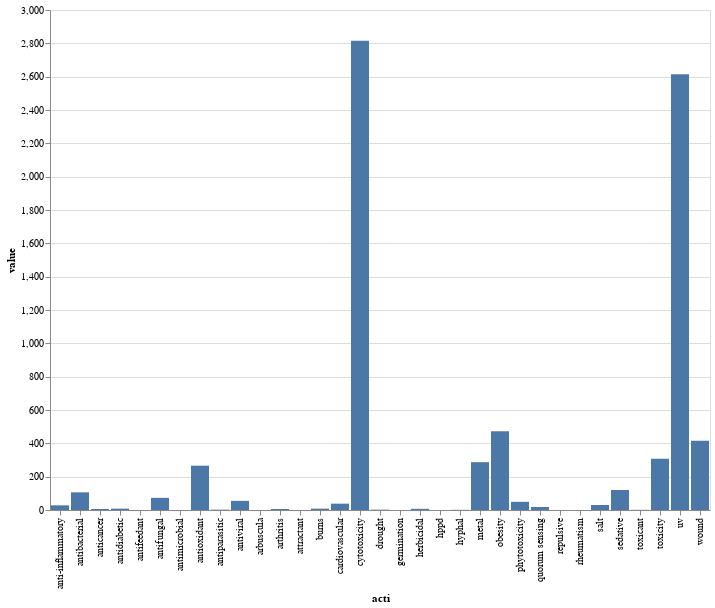

The notebook cell this image was saved under:
### Code cell
min_value = 0
max_value = 1000

testGraph = filtre.keep_with_or_without(dataset, "w/")
comp = list(testGraph.index.get_level_values(1))

slider = alt.binding_range(min=min_value, max=max_value, step=1)
select_slider = alt.selection_single(name="slider", fields=['cutoff'],
                                   bind=slider, init={'cutoff': 0})


input_dropdown = alt.binding_select(options=list(comp), name='selection')
selection = alt.selection_single(name="selection", fields=['com'], bind=input_dropdown, init={'com': list(comp)[0]})

vbar_test = alt.Chart(source).mark_bar().encode(
    x='acti:N',
    # use :Q to force the column to be sort 
    y='value:Q',
).properties(
    height= 500
).add_selection(selection, select_slider).transform_filter(
    'selection.com == datum.com && datum.value >= slider.cutoff[0]'
)


vbar_test.save('json_chart/vbar.json')
vbar_test

### Figure 1 — Vega-Lite specification as saved in the notebook (floating-point values rounded to 4 significant figures; data arrays with more than 128 entries replaced by an {"elided": "..."} marker saying what was removed)
{"config": {"view": {"continuousWidth": 400, "continuousHeight": 300}}, "data": {"name": "data-a154ef25af340437f511442f1bcf0c50"}, "mark": "bar", "encoding": {"x": {"field": "acti", "type": "nominal"}, "y": {"field": "value", "type": "quantitative"}}, "height": 500, "selection": {"selection": {"type": "single", "fields": ["com"], "bind": {"input": "select", "options": ["acridine", "benzylamine", "colchicine", "cyclopeptide", "imidazole", "indole", "indolizidine", "isoquinoline", "isoxazole", "muscarine", "oxazole", "phenylethylamine", "piperidine", "purine", "putrescine", "pyridine", "pyrrolidine", "pyrrolizidine", "quinazoline", "quinoline", "quinolizidine", "spermidine", "spermine", "thiazole", "tropane", "acetophenone", "anthraquinone", "biflavonoids", "flavonoids", "isoflavanoids", "lignans", "naphthoquinone", "phenol", "phenolic acid", "phenylpropanoid", "stilbene", "tannin", "xanthone", "acetogenin", "ansamycin", "macrolide", "polyene", "polyether", "tetracycline", "diterpene", "hemiterpene", "monoterpene", "norisoprenoid", "polyterpene", "sesquiterpene", "sesterterpene", "tetraterpene/carotenoid/xanthophyll", "triterpene"], "name": "selection"}, "init": {"com": "acridine"}}, "slider": {"type": "single", "fields": ["cutoff"], "bind": {"input": "range", "max": 1000, "min": 0, "step": 1}, "init": {"cutoff": 0}}}, "transform": [{"filter": "selection.com == datum.com && datum.value >= slider.cutoff[0]"}], "$schema": "https://vega.github.io/schema/vega-lite/v4.17.0.json", "datasets": {"data-a154ef25af340437f511442f1bcf0c50": {"elided": "1749 records"}}}
